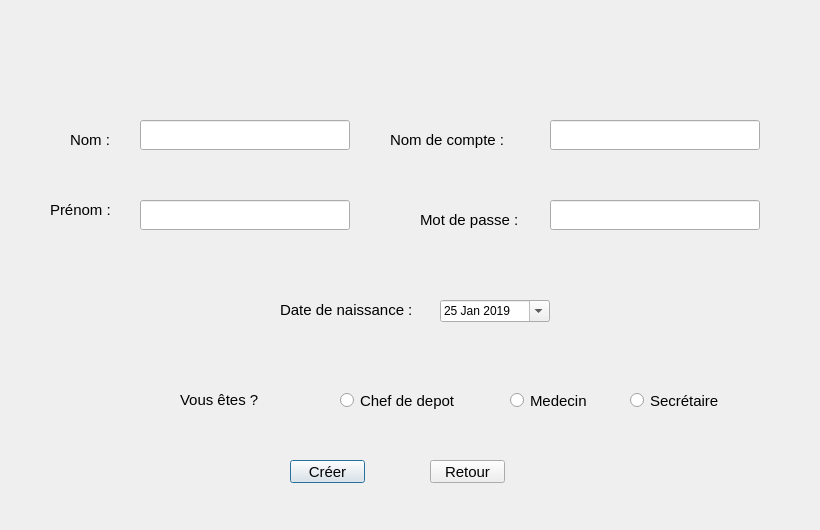
<?xml version="1.0" encoding="UTF-8"?>
<ui version="4.0">
 <class>creer_compte</class>
 <widget class="QDialog" name="creer_compte">
  <property name="geometry">
   <rect>
    <x>0</x>
    <y>0</y>
    <width>820</width>
    <height>530</height>
   </rect>
  </property>
  <property name="windowTitle">
   <string>Creer Compte</string>
  </property>
  <widget class="QLabel" name="picture">
   <property name="geometry">
    <rect>
     <x>0</x>
     <y>0</y>
     <width>820</width>
     <height>550</height>
    </rect>
   </property>
   <property name="minimumSize">
    <size>
     <width>820</width>
     <height>550</height>
    </size>
   </property>
   <property name="maximumSize">
    <size>
     <width>820</width>
     <height>550</height>
    </size>
   </property>
   <property name="text">
    <string/>
   </property>
  </widget>
  <widget class="QLineEdit" name="lineEdit_nom">
   <property name="geometry">
    <rect>
     <x>140</x>
     <y>120</y>
     <width>210</width>
     <height>30</height>
    </rect>
   </property>
   <property name="font">
    <font>
     <pointsize>11</pointsize>
    </font>
   </property>
   <property name="alignment">
    <set>Qt::AlignCenter</set>
   </property>
  </widget>
  <widget class="QLineEdit" name="prenom">
   <property name="geometry">
    <rect>
     <x>140</x>
     <y>200</y>
     <width>210</width>
     <height>30</height>
    </rect>
   </property>
   <property name="font">
    <font>
     <pointsize>11</pointsize>
    </font>
   </property>
   <property name="alignment">
    <set>Qt::AlignCenter</set>
   </property>
  </widget>
  <widget class="QLineEdit" name="identifiant">
   <property name="geometry">
    <rect>
     <x>550</x>
     <y>120</y>
     <width>210</width>
     <height>30</height>
    </rect>
   </property>
   <property name="font">
    <font>
     <pointsize>11</pointsize>
    </font>
   </property>
   <property name="alignment">
    <set>Qt::AlignCenter</set>
   </property>
  </widget>
  <widget class="QLineEdit" name="motdepasse">
   <property name="geometry">
    <rect>
     <x>550</x>
     <y>200</y>
     <width>210</width>
     <height>30</height>
    </rect>
   </property>
   <property name="font">
    <font>
     <pointsize>11</pointsize>
    </font>
   </property>
   <property name="alignment">
    <set>Qt::AlignCenter</set>
   </property>
  </widget>
  <widget class="QLabel" name="label">
   <property name="geometry">
    <rect>
     <x>70</x>
     <y>130</y>
     <width>51</width>
     <height>20</height>
    </rect>
   </property>
   <property name="font">
    <font>
     <pointsize>11</pointsize>
    </font>
   </property>
   <property name="text">
    <string>Nom :</string>
   </property>
  </widget>
  <widget class="QLabel" name="label_2">
   <property name="geometry">
    <rect>
     <x>50</x>
     <y>200</y>
     <width>81</width>
     <height>20</height>
    </rect>
   </property>
   <property name="font">
    <font>
     <pointsize>11</pointsize>
    </font>
   </property>
   <property name="text">
    <string>Prénom :</string>
   </property>
  </widget>
  <widget class="QLabel" name="label_3">
   <property name="geometry">
    <rect>
     <x>390</x>
     <y>130</y>
     <width>151</width>
     <height>20</height>
    </rect>
   </property>
   <property name="font">
    <font>
     <pointsize>11</pointsize>
    </font>
   </property>
   <property name="text">
    <string>Nom de compte :</string>
   </property>
  </widget>
  <widget class="QLabel" name="label_4">
   <property name="geometry">
    <rect>
     <x>420</x>
     <y>210</y>
     <width>131</width>
     <height>20</height>
    </rect>
   </property>
   <property name="font">
    <font>
     <pointsize>11</pointsize>
    </font>
   </property>
   <property name="text">
    <string>Mot de passe :</string>
   </property>
  </widget>
  <widget class="QDateEdit" name="dateEdit">
   <property name="geometry">
    <rect>
     <x>440</x>
     <y>300</y>
     <width>110</width>
     <height>22</height>
    </rect>
   </property>
   <property name="calendarPopup">
    <bool>true</bool>
   </property>
   <property name="date">
    <date>
     <year>2019</year>
     <month>1</month>
     <day>25</day>
    </date>
   </property>
  </widget>
  <widget class="QLabel" name="label_6">
   <property name="geometry">
    <rect>
     <x>280</x>
     <y>300</y>
     <width>161</width>
     <height>20</height>
    </rect>
   </property>
   <property name="font">
    <font>
     <pointsize>11</pointsize>
    </font>
   </property>
   <property name="text">
    <string>Date de naissance :</string>
   </property>
  </widget>
  <widget class="QRadioButton" name="radioButton">
   <property name="geometry">
    <rect>
     <x>510</x>
     <y>390</y>
     <width>91</width>
     <height>21</height>
    </rect>
   </property>
   <property name="font">
    <font>
     <pointsize>11</pointsize>
    </font>
   </property>
   <property name="text">
    <string>Medecin</string>
   </property>
  </widget>
  <widget class="QRadioButton" name="radioButton_2">
   <property name="geometry">
    <rect>
     <x>630</x>
     <y>390</y>
     <width>111</width>
     <height>21</height>
    </rect>
   </property>
   <property name="font">
    <font>
     <pointsize>11</pointsize>
    </font>
   </property>
   <property name="text">
    <string>Secrétaire</string>
   </property>
  </widget>
  <widget class="QLabel" name="label_7">
   <property name="geometry">
    <rect>
     <x>180</x>
     <y>390</y>
     <width>131</width>
     <height>20</height>
    </rect>
   </property>
   <property name="font">
    <font>
     <pointsize>11</pointsize>
    </font>
   </property>
   <property name="text">
    <string>Vous êtes ?</string>
   </property>
  </widget>
  <widget class="QPushButton" name="pushButton">
   <property name="geometry">
    <rect>
     <x>290</x>
     <y>460</y>
     <width>75</width>
     <height>23</height>
    </rect>
   </property>
   <property name="font">
    <font>
     <pointsize>11</pointsize>
    </font>
   </property>
   <property name="text">
    <string>Créer</string>
   </property>
  </widget>
  <widget class="QPushButton" name="pushButton_2">
   <property name="geometry">
    <rect>
     <x>430</x>
     <y>460</y>
     <width>75</width>
     <height>23</height>
    </rect>
   </property>
   <property name="font">
    <font>
     <pointsize>11</pointsize>
    </font>
   </property>
   <property name="text">
    <string>Retour</string>
   </property>
  </widget>
  <widget class="QRadioButton" name="radioButton_3">
   <property name="geometry">
    <rect>
     <x>340</x>
     <y>390</y>
     <width>151</width>
     <height>21</height>
    </rect>
   </property>
   <property name="font">
    <font>
     <pointsize>11</pointsize>
    </font>
   </property>
   <property name="text">
    <string>Chef de depot</string>
   </property>
  </widget>
 </widget>
 <resources/>
 <connections/>
</ui>
